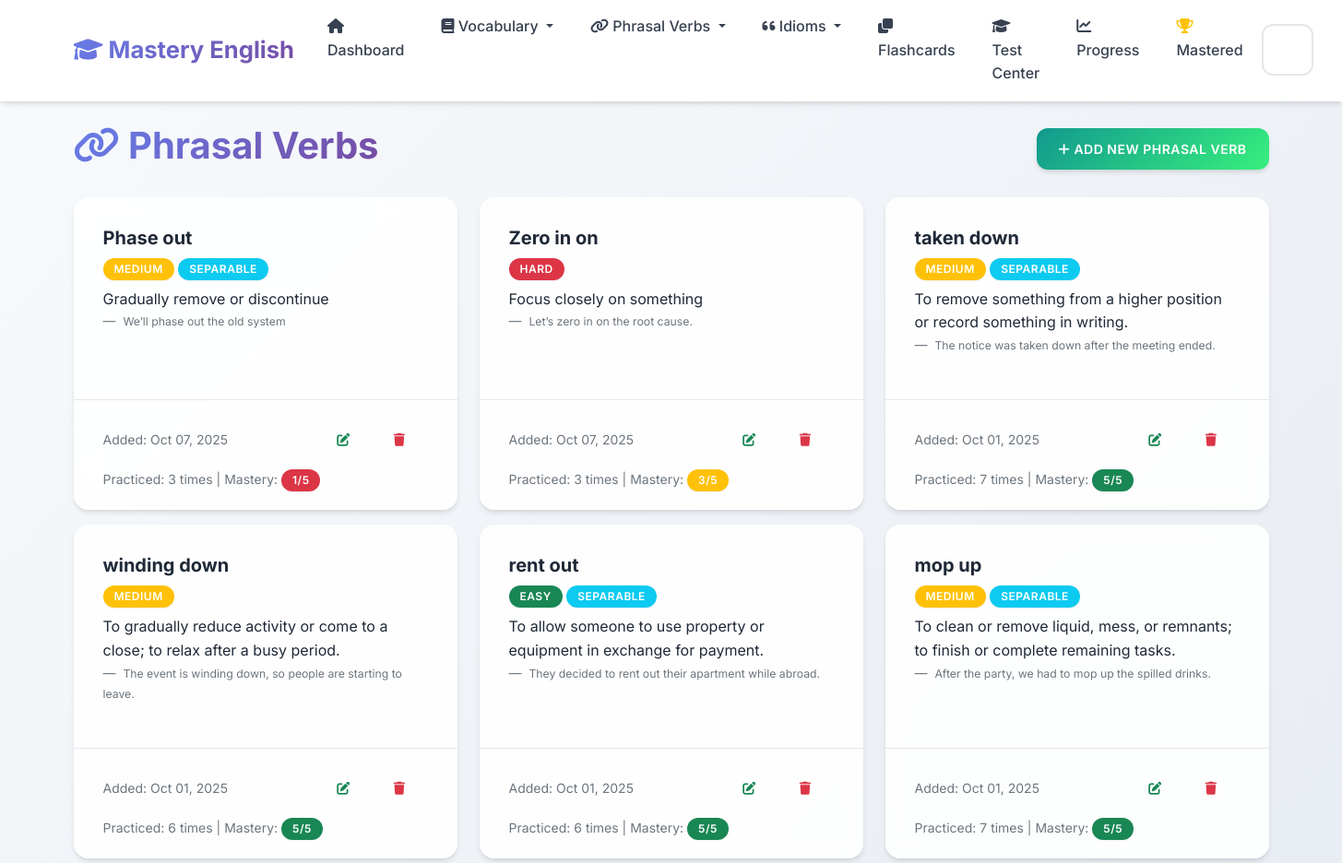
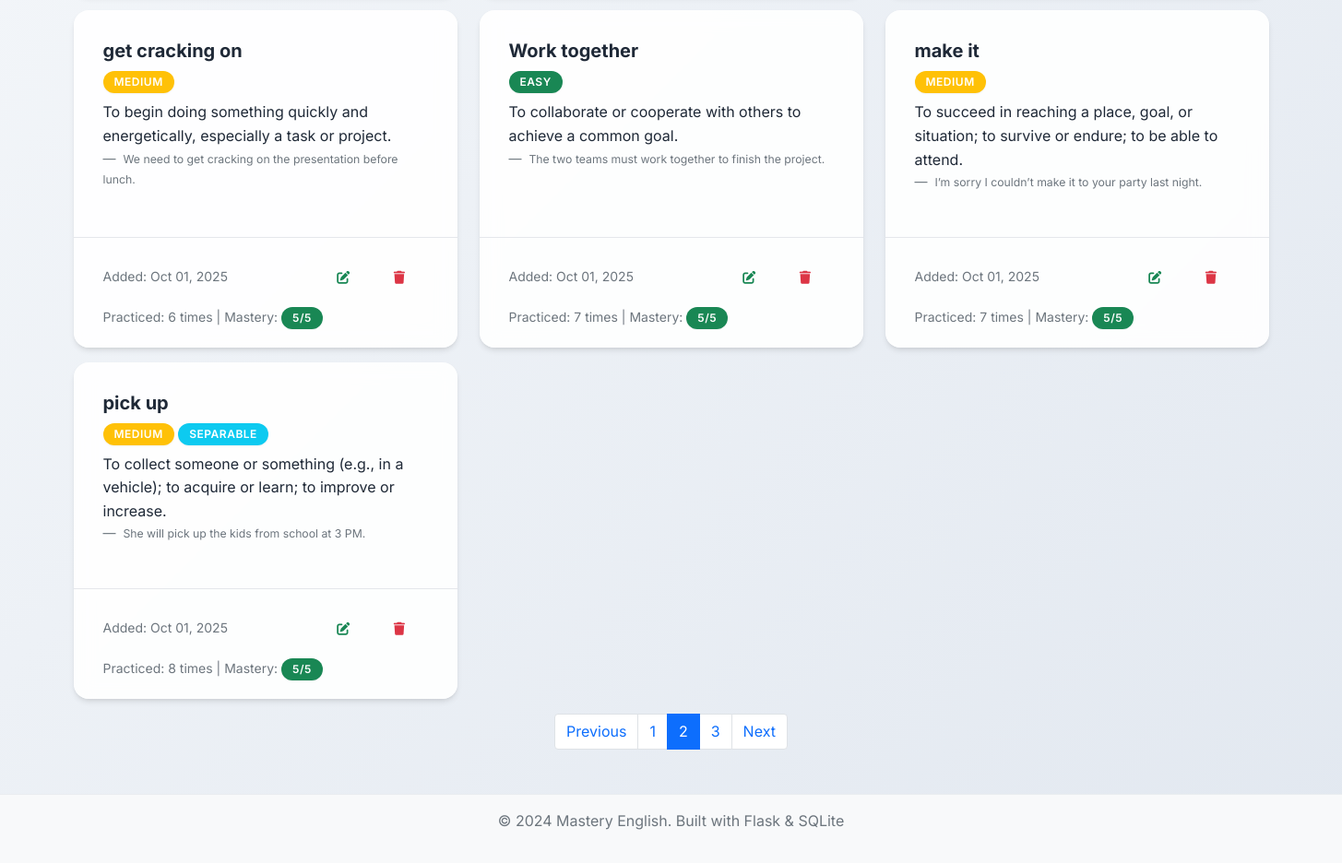
Before: /phrasal-verbs?page=2 with the older database file (2 pictures, top to bottom).
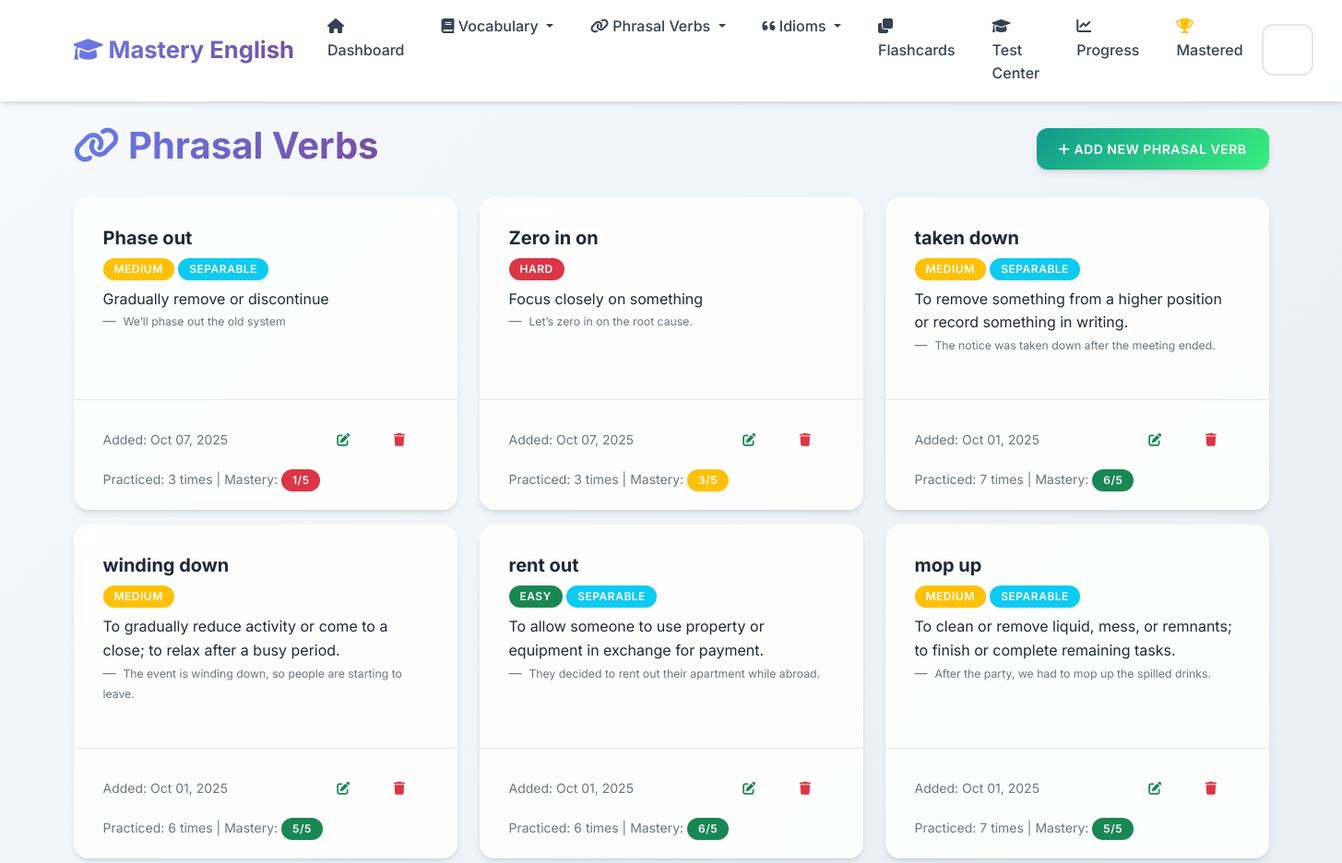
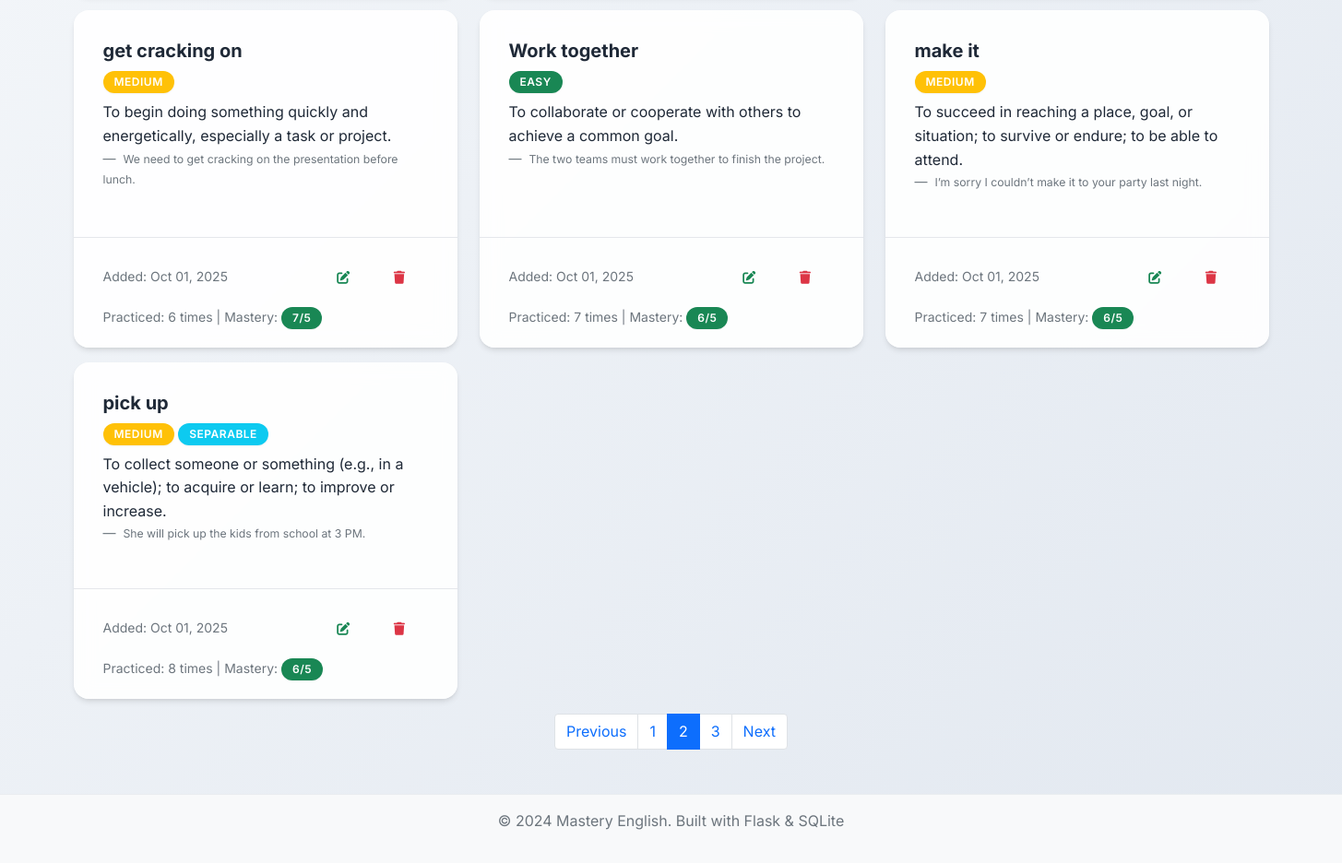
After: the same page with the newer database file (2 pictures, top to bottom).
### app.py (models this page shows, shortened)
class PhrasalVerb(db.Model):
    __tablename__ = 'phrasal_verbs'
    id = db.Column(db.Integer, primary_key=True)
    phrasal_verb = db.Column(db.String(100), nullable=False)
    meaning = db.Column(db.Text, nullable=False)
    example_sentence = db.Column(db.Text)
    separable = db.Column(db.Boolean, default=False)
    difficulty_level = db.Column(db.String(20), default='medium')
    date_added = db.Column(db.DateTime, default=datetime.utcnow)
    times_practiced = db.Column(db.Integer, default=0)
    last_practiced = db.Column(db.DateTime)
    mastery_level = db.Column(db.Integer, default=0)

### app.py (the view)
@app.route('/phrasal-verbs')
def phrasal_verbs_list():
    page = request.args.get('page', 1, type=int)
    phrasal_verbs = PhrasalVerb.query.order_by(PhrasalVerb.date_added.desc()).paginate(
        page=page, per_page=10, error_out=False)
    return render_template('phrasal_verbs_list.html', phrasal_verbs=phrasal_verbs)

### templates/phrasal_verbs_list.html (shortened to what this page needs)
{% extends "base.html" %}
{% block content %}
<div class="row">
    <div class="col-12">
        <div class="d-flex justify-content-between align-items-center mb-4">
            <h1>
                <i class="fas fa-link"></i> Phrasal Verbs
            </h1>
            <a href="{{ url_for('add_phrasal_verb') }}" class="btn btn-success">
                <i class="fas fa-plus"></i> Add New Phrasal Verb
            </a>
        </div>
    </div>
</div>
{% if phrasal_verbs.items %}
    <div class="row">
        {% for phrasal in phrasal_verbs.items %}
            <div class="col-md-6 col-lg-4 mb-3">
                <div class="card h-100">
                    <div class="card-body">
                        <h5 class="card-title">{{ phrasal.phrasal_verb }}</h5>
                        <span class="badge bg-{% if phrasal.difficulty_level == 'easy' %}success{% elif phrasal.difficulty_level == 'hard' %}danger{% else %}warning{% endif %} mb-2">
                            {{ phrasal.difficulty_level.title() }}
                        </span>
                        {% if phrasal.separable %}
                            <span class="badge bg-info mb-2">Separable</span>
                        {% endif %}
                        <p class="card-text">{{ phrasal.meaning }}</p>
                        {% if phrasal.example_sentence %}
                            <blockquote class="blockquote-footer">
                                <small>{{ phrasal.example_sentence }}</small>
                            </blockquote>
                        {% endif %}
                    </div>
                    <div class="card-footer bg-transparent">
                        <div class="d-flex justify-content-between align-items-center">
                            <small class="text-muted">
                                Added: {{ phrasal.date_added.strftime('%b %d, %Y') }}
                            </small>
                            <div class="btn-group" role="group">
                                <a href="{{ url_for('edit_phrasal_verb', id=phrasal.id) }}" class="btn btn-sm btn-outline-success">
                                    <i class="fas fa-edit"></i>
                                </a>
                                <button type="button" class="btn btn-sm btn-outline-danger" onclick="confirmDelete('{{ phrasal.phrasal_verb }}', '{{ url_for('delete_phrasal_verb', id=phrasal.id) }}')">
                                    <i class="fas fa-trash"></i>
                                </button>
                            </div>
                        </div>
                        {% if phrasal.times_practiced > 0 %}
                            <div class="mt-2">
                                <small class="text-muted">
                                    Practiced: {{ phrasal.times_practiced }} times
                                    | Mastery:
                                    <span class="badge bg-{% if phrasal.mastery_level >= 4 %}success{% elif phrasal.mastery_level >= 2 %}warning{% else %}danger{% endif %}">
                                        {{ phrasal.mastery_level }}/5
                                    </span>
                                </small>
                            </div>
                        {% endif %}
                    </div>
                </div>
            </div>
        {% endfor %}
    </div>
    {% if phrasal_verbs.pages > 1 %}
        <nav aria-label="Page navigation">
            <ul class="pagination justify-content-center">
                {% if phrasal_verbs.has_prev %}
                    <li class="page-item">
                        <a class="page-link" href="{{ url_for('phrasal_verbs_list', page=phrasal_verbs.prev_num) }}">Previous</a>
                    </li>
                {% endif %}
                {% for page_num in phrasal_verbs.iter_pages() %}
                    {% if page_num %}
                        {% if page_num != phrasal_verbs.page %}
                            <li class="page-item">
                                <a class="page-link" href="{{ url_for('phrasal_verbs_list', page=page_num) }}">{{ page_num }}</a>
                            </li>
                        {% else %}
                            <li class="page-item active">
                                <span class="page-link">{{ page_num }}</span>
                            </li>
                        {% endif %}
                    {% else %}
                        <li class="page-item disabled">
                            <span class="page-link">...</span>
                        </li>
                    {% endif %}
                {% endfor %}
                {% if phrasal_verbs.has_next %}
                    <li class="page-item">
                        <a class="page-link" href="{{ url_for('phrasal_verbs_list', page=phrasal_verbs.next_num) }}">Next</a>
                    </li>
                {% endif %}
            </ul>
        </nav>
    {% endif %}
{% endif %}
{% endblock %}

### templates/base.html (shortened to what this page needs)
<!DOCTYPE html>
<html lang="en">
<head>
    <link href="https://cdn.jsdelivr.net/npm/bootstrap@5.1.3/dist/css/bootstrap.min.css" rel="stylesheet">
    <link href="https://cdnjs.cloudflare.com/ajax/libs/font-awesome/6.0.0/css/all.min.css" rel="stylesheet">
    <link href="{{ url_for('static', filename='css/style.css') }}" rel="stylesheet">
</head>
<body>
    <nav class="navbar navbar-expand-lg navbar-light">
        <div class="container">
            <a class="navbar-brand" href="{{ url_for('index') }}">
                <i class="fas fa-graduation-cap"></i> Mastery English
            </a>
            <div class="collapse navbar-collapse" id="navbarNav">
                <ul class="navbar-nav me-auto">
                    <li class="nav-item">
                        <a class="nav-link" href="{{ url_for('index') }}">
                            <i class="fas fa-home"></i> Dashboard
                        </a>
                    </li>
                    <li class="nav-item dropdown">
                        <a class="nav-link dropdown-toggle" href="#" id="vocabDropdown" role="button" data-bs-toggle="dropdown">
                            <i class="fas fa-book"></i> Vocabulary
                        </a>
                    </li>
                    <li class="nav-item dropdown">
                        <a class="nav-link dropdown-toggle" href="#" id="phrasalDropdown" role="button" data-bs-toggle="dropdown">
                            <i class="fas fa-link"></i> Phrasal Verbs
                        </a>
                    </li>
                    <li class="nav-item dropdown">
                        <a class="nav-link dropdown-toggle" href="#" id="idiomsDropdown" role="button" data-bs-toggle="dropdown">
                            <i class="fas fa-quote-left"></i> Idioms
                        </a>
                    </li>
                    <li class="nav-item">
                        <a class="nav-link" href="{{ url_for('flashcards_menu') }}">
                            <i class="fas fa-clone"></i> Flashcards
                        </a>
                    </li>
                    <li class="nav-item">
                        <a class="nav-link" href="{{ url_for('test') }}">
                            <i class="fas fa-graduation-cap"></i> Test Center
                        </a>
                    </li>
                    <li class="nav-item">
                        <a class="nav-link" href="{{ url_for('progress') }}">
                            <i class="fas fa-chart-line"></i> Progress
                        </a>
                    </li>
                    <li class="nav-item">
                        <a class="nav-link" href="{{ url_for('mastered_words') }}">
                            <i class="fas fa-trophy text-warning"></i> Mastered
                        </a>
                    </li>
                </ul>
                <div class="d-flex">
                    <form class="d-flex" method="GET" action="{{ url_for('search') }}">
                        <input class="form-control me-2" type="search" name="q" placeholder="Search..." aria-label="Search">
                        <button class="btn btn-outline-light" type="submit">
                        </button>
                    </form>
                </div>
            </div>
        </div>
    </nav>
    <main class="container mt-4">
        {% block content %}{% endblock %}
    </main>
    <footer class="bg-light text-center text-muted py-3 mt-5">
        <div class="container">
            <p>&copy; 2024 Mastery English. Built with Flask & SQLite</p>
        </div>
    </footer>
</body>
</html>

### static/css/style.css (style rules this page uses)
:root { --primary-color: #6366f1; --primary-dark: #4f46e5; --primary-light: #8b5cf6; --success-color: #10b981; --success-dark: #059669; --info-color: #06b6d4; --info-dark: #0891b2; --warning-color: #f59e0b; --warning-dark: #d97706; --danger-color: #ef4444; --danger-dark: #dc2626; --light-color: #f8fafc; --dark-color: #1e293b; --gray-50: #f9fafb; --gray-100: #f3f4f6; --gray-200: #e5e7eb; --gray-300: #d1d5db; --gray-400: #9ca3af; --gray-500: #6b7280; --gray-600: #4b5563; --gray-700: #374151; --gray-800: #1f2937; --gray-900: #111827; --gradient-primary: linear-gradient(135deg, #667eea 0%, #764ba2 100%); --gradient-success: linear-gradient(135deg, #11998e 0%, #38ef7d 100%); --gradient-info: linear-gradient(135deg, #667db6 0%, #0082c8 100%); --gradient-warning: linear-gradient(135deg, #f093fb 0%, #f5576c 100%); --gradient-hero: linear-gradient(135deg, #667eea 0%, #764ba2 50%, #f093fb 100%); --shadow-sm: 0 1px 2px 0 rgba(0, 0, 0, 0.05); --shadow: 0 4px 6px -1px rgba(0, 0, 0, 0.1), 0 2px 4px -1px rgba(0, 0, 0, 0.06); --shadow-md: 0 10px 15px -3px rgba(0, 0, 0, 0.1), 0 4px 6px -2px rgba(0, 0, 0, 0.05); --shadow-lg: 0 20px 25px -5px rgba(0, 0, 0, 0.1), 0 10px 10px -5px rgba(0, 0, 0, 0.04); --shadow-xl: 0 25px 50px -12px rgba(0, 0, 0, 0.25); }
body { font-family: 'Inter', 'Segoe UI', -apple-system, BlinkMacSystemFont, sans-serif; background: linear-gradient(135deg, #f8fafc 0%, #e2e8f0 100%); min-height: 100vh; line-height: 1.6; color: var(--gray-800); }
.navbar { background: rgba(255, 255, 255, 0.95) !important; backdrop-filter: blur(10px); border-bottom: 1px solid rgba(255, 255, 255, 0.2); box-shadow: var(--shadow); }
.navbar-brand { font-weight: 700; font-size: 1.6rem; background: var(--gradient-primary); -webkit-background-clip: text; -webkit-text-fill-color: transparent; background-clip: text; transition: all 0.3s ease; }
.navbar-nav .nav-link { font-weight: 500; color: var(--gray-700) !important; border-radius: 8px; margin: 0 4px; padding: 8px 16px !important; transition: all 0.3s ease; }
.card { border: none; border-radius: 16px; background: rgba(255, 255, 255, 0.9); backdrop-filter: blur(10px); box-shadow: var(--shadow); transition: all 0.4s cubic-bezier(0.4, 0, 0.2, 1); position: relative; overflow: hidden; }
.card::before { content: ''; position: absolute; top: 0; left: 0; width: 100%; height: 2px; background: var(--gradient-primary); transform: scaleX(0); transition: transform 0.3s ease; }
.card-body { padding: 2rem; }
.card-footer { background: rgba(248, 250, 252, 0.8); border-top: 1px solid var(--gray-200); border-radius: 0 0 16px 16px; padding: 1.25rem 2rem; }
.badge { font-size: 0.7rem; border-radius: 12px; padding: 0.4em 0.8em; }
.btn { border-radius: 12px; font-weight: 600; padding: 0.75rem 1.5rem; text-transform: uppercase; letter-spacing: 0.5px; font-size: 0.875rem; transition: all 0.3s cubic-bezier(0.4, 0, 0.2, 1); position: relative; overflow: hidden; border: none; }
.btn::before { content: ''; position: absolute; top: 0; left: -100%; width: 100%; height: 100%; background: linear-gradient(90deg, transparent, rgba(255,255,255,0.2), transparent); transition: left 0.5s; }
.btn-success { background: var(--gradient-success); box-shadow: var(--shadow); }
.btn-group .btn { border-radius: 6px; }
.form-control, .form-select { border-radius: 12px; border: 2px solid var(--gray-200); padding: 0.875rem 1.25rem; font-size: 1rem; font-weight: 500; background: rgba(255, 255, 255, 0.8); backdrop-filter: blur(10px); transition: all 0.3s cubic-bezier(0.4, 0, 0.2, 1); }
h1, h2, h3, h4, h5, h6 { font-weight: 700; color: var(--gray-800); }
h1 { background: var(--gradient-primary); -webkit-background-clip: text; -webkit-text-fill-color: transparent; background-clip: text; }
.badge { font-size: 0.75rem; border-radius: 20px; padding: 0.5em 1em; font-weight: 600; text-transform: uppercase; letter-spacing: 0.5px; box-shadow: var(--shadow-sm); }
.fa, .fas, .far { transition: all 0.3s ease; }
footer { margin-top: auto; border-top: 1px solid #e9ecef; }
.container { animation: fadeInUp 0.6s ease-out; }

Changed rows visible on the page:
changed PhrasalVerb "taken down": mastery_level "5" → "6"
changed PhrasalVerb "rent out": mastery_level "5" → "6"
changed PhrasalVerb "get cracking on": mastery_level "5" → "7"
changed PhrasalVerb "Work together": mastery_level "5" → "6"
changed PhrasalVerb "make it": mastery_level "5" → "6"
changed PhrasalVerb "pick up": mastery_level "5" → "6"
